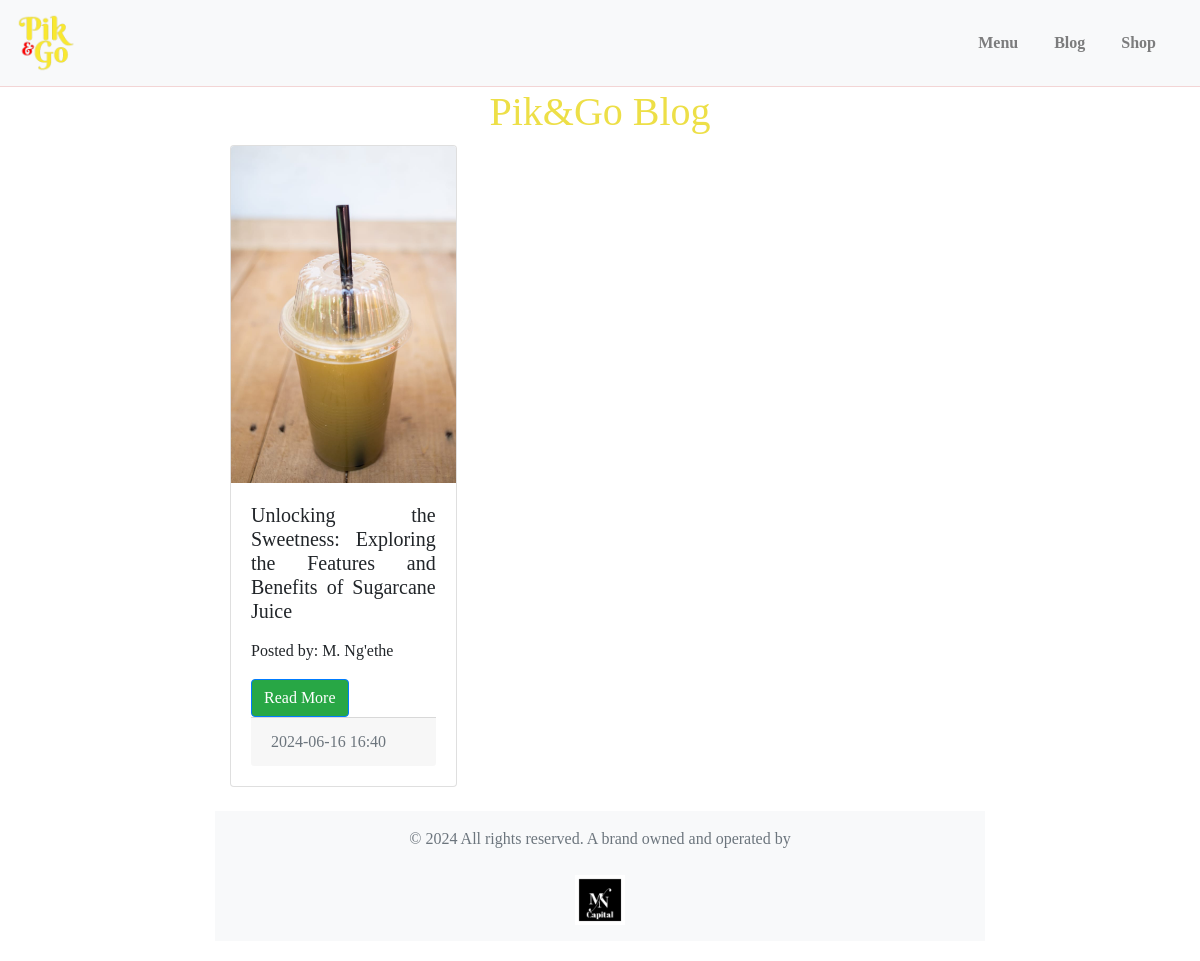
Page /earlier_posts on the committed database.
### app/models.py (models this page shows, shortened)
class Content(db.Model):
    id = db.Column(db.Integer, primary_key=True)
    title = db.Column(db.String(255), nullable=False)
    body = db.Column(db.Text, nullable=False)
    image_filename = db.Column(db.String(255))
    created_at = db.Column(db.DateTime, default=datetime.utcnow())
    author = db.Column(db.String(100), nullable=False, default='')

### app/routes.py (the view)
@bp.route('/earlier_posts')
def earlier_posts():
    posts = Content.query.order_by(Content.created_at.desc()).all()
    return render_template('earlier_posts.html', posts=posts)

### app/templates/earlier_posts.html
{% extends 'base.html' %}
{% block content %}
    <div class="container">
        <h1>Pik&Go Blog</h1>
        <div class="row">
            {% for post in posts %}
                <div class="col-md-4 mb-4">
                    <div class="card">
                        {% if post.image_filename %}
                            <img src="{{ url_for('static', filename='uploads/' + post.image_filename) }}" class="card-img-top" alt="Post Image">
                        {% endif %}
                        <div class="card-body">
                            <h5 class="card-title">{{ post.title }}</h5>
                            <p class="card-text">{{ post.body[:100] | safe}}...</p>
                            <p>Posted by: {{ post.author }}</p>
                            <a href="{{ url_for('routes.post', post_id=post.id) }}" class="btn btn-primary bg-success">Read More</a>
                        </div>
                        <div class="card-footer text-muted">
                            {{ post.created_at.strftime('%Y-%m-%d %H:%M') }}
                        </div>
                    </div>
                </div>
            {% endfor %}
        </div>
    </div>
{% endblock %}

### app/static/css/style.css (style rules this page uses)
body { font-family: 'BerkshireSwash', cursive; }
body { text-align: justify; margin-bottom: 20px; line-height: 1.5; }
h1, h2, h3, h4 { font-family: 'BerkshireSwash', cursive; color: rgb(237, 223, 71); text-align: center; padding: 1px; }
.container { max-width: 800px; margin: 0 auto; }

### rows in the picture
Content: image_filename (picture), title "Unlocking the Sweetness: Exploring the Features and Benefits of Sugarcane Juice", author "M. Ng'ethe", created_at "2024-06-16 16:40"
